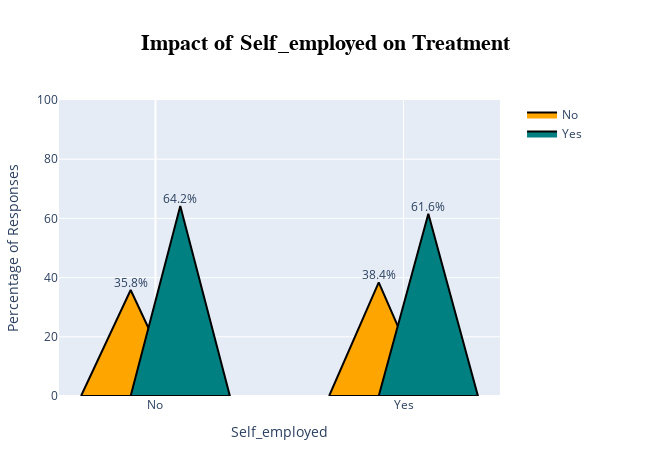

Notebook code cell kept with this figure:
### Code cell
# Treatment vs Self-employed
fig_self_employed = plot_cones_graph(df_clean, "self_employed")
fig_self_employed.show()

### Figure 1 — Plotly figure (JSON) as saved in the notebook; plotly's stock layout.template omitted (floating-point values rounded to 4 significant figures)
{"data": [{"fill": "toself", "fillcolor": "orange", "line": {"color": "black"}, "mode": "lines+text", "name": "No", "showlegend": true, "text": [null, "35.8%", null, null], "textposition": "top center", "type": "scatter", "x": [-0.3, -0.1, 0.1, -0.3], "y": [0, 35.8, 0, 0]}, {"fill": "toself", "fillcolor": "teal", "line": {"color": "black"}, "mode": "lines+text", "name": "Yes", "showlegend": true, "text": [null, "64.2%", null, null], "textposition": "top center", "type": "scatter", "x": [-0.1, 0.1, 0.3, -0.1], "y": [0, 64.2, 0, 0]}, {"fill": "toself", "fillcolor": "orange", "line": {"color": "black"}, "mode": "lines+text", "name": "No", "showlegend": false, "text": [null, "38.4%", null, null], "textposition": "top center", "type": "scatter", "x": [0.7, 0.9, 1.1, 0.7], "y": [0, 38.4, 0, 0]}, {"fill": "toself", "fillcolor": "teal", "line": {"color": "black"}, "mode": "lines+text", "name": "Yes", "showlegend": false, "text": [null, "61.6%", null, null], "textposition": "top center", "type": "scatter", "x": [0.9, 1.1, 1.3, 0.9], "y": [0, 61.6, 0, 0]}], "layout": {"autosize": false, "height": 450, "legend": {"orientation": "v", "x": 1.05, "xanchor": "left", "y": 1, "yanchor": "top"}, "margin": {"b": 50, "l": 50, "r": 150, "t": 100}, "title": {"font": {"color": "black", "family": "Arial", "size": 22}, "text": "<b>Impact of Self_employed on Treatment</b>", "x": 0.5, "xanchor": "center"}, "width": 650, "xaxis": {"ticktext": ["No", "Yes"], "tickvals": [0, 1], "title": {"text": "Self_employed"}}, "yaxis": {"range": [0, 100], "title": {"text": "Percentage of Responses"}}}}
